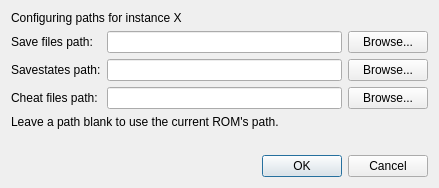
<?xml version="1.0" encoding="UTF-8"?>
<ui version="4.0">
 <class>PathSettingsDialog</class>
 <widget class="QDialog" name="PathSettingsDialog">
  <property name="geometry">
   <rect>
    <x>0</x>
    <y>0</y>
    <width>439</width>
    <height>185</height>
   </rect>
  </property>
  <property name="windowTitle">
   <string>Path settings - melonDS</string>
  </property>
  <layout class="QGridLayout" name="gridLayout">
   <item row="3" column="0">
    <widget class="QLabel" name="label_4">
     <property name="text">
      <string>Cheat files path:</string>
     </property>
    </widget>
   </item>
   <item row="3" column="2">
    <widget class="QPushButton" name="btnCheatFileBrowse">
     <property name="text">
      <string>Browse...</string>
     </property>
    </widget>
   </item>
   <item row="2" column="0">
    <widget class="QLabel" name="label_3">
     <property name="text">
      <string>Savestates path:</string>
     </property>
    </widget>
   </item>
   <item row="5" column="0" colspan="3">
    <widget class="QLabel" name="label_5">
     <property name="text">
      <string/>
     </property>
    </widget>
   </item>
   <item row="2" column="1">
    <widget class="QLineEdit" name="txtSavestatePath">
     <property name="clearButtonEnabled">
      <bool>true</bool>
     </property>
    </widget>
   </item>
   <item row="1" column="2">
    <widget class="QPushButton" name="btnSaveFileBrowse">
     <property name="text">
      <string>Browse...</string>
     </property>
    </widget>
   </item>
   <item row="3" column="1">
    <widget class="QLineEdit" name="txtCheatFilePath">
     <property name="clearButtonEnabled">
      <bool>true</bool>
     </property>
    </widget>
   </item>
   <item row="6" column="0" colspan="3">
    <widget class="QDialogButtonBox" name="buttonBox">
     <property name="orientation">
      <enum>Qt::Horizontal</enum>
     </property>
     <property name="standardButtons">
      <set>QDialogButtonBox::Cancel|QDialogButtonBox::Ok</set>
     </property>
    </widget>
   </item>
   <item row="2" column="2">
    <widget class="QPushButton" name="btnSavestateBrowse">
     <property name="text">
      <string>Browse...</string>
     </property>
    </widget>
   </item>
   <item row="1" column="0">
    <widget class="QLabel" name="label_2">
     <property name="text">
      <string>Save files path:</string>
     </property>
    </widget>
   </item>
   <item row="4" column="0" colspan="3">
    <widget class="QLabel" name="label">
     <property name="text">
      <string>Leave a path blank to use the current ROM's path.</string>
     </property>
    </widget>
   </item>
   <item row="1" column="1">
    <widget class="QLineEdit" name="txtSaveFilePath">
     <property name="clearButtonEnabled">
      <bool>true</bool>
     </property>
    </widget>
   </item>
   <item row="0" column="0" colspan="3">
    <widget class="QLabel" name="lblInstanceNum">
     <property name="text">
      <string>Configuring paths for instance X</string>
     </property>
    </widget>
   </item>
  </layout>
 </widget>
 <tabstops>
  <tabstop>txtSaveFilePath</tabstop>
  <tabstop>btnSaveFileBrowse</tabstop>
  <tabstop>txtSavestatePath</tabstop>
  <tabstop>btnSavestateBrowse</tabstop>
  <tabstop>txtCheatFilePath</tabstop>
  <tabstop>btnCheatFileBrowse</tabstop>
 </tabstops>
 <resources/>
 <connections>
  <connection>
   <sender>buttonBox</sender>
   <signal>accepted()</signal>
   <receiver>PathSettingsDialog</receiver>
   <slot>accept()</slot>
   <hints>
    <hint type="sourcelabel">
     <x>248</x>
     <y>254</y>
    </hint>
    <hint type="destinationlabel">
     <x>157</x>
     <y>274</y>
    </hint>
   </hints>
  </connection>
  <connection>
   <sender>buttonBox</sender>
   <signal>rejected()</signal>
   <receiver>PathSettingsDialog</receiver>
   <slot>reject()</slot>
   <hints>
    <hint type="sourcelabel">
     <x>316</x>
     <y>260</y>
    </hint>
    <hint type="destinationlabel">
     <x>286</x>
     <y>274</y>
    </hint>
   </hints>
  </connection>
 </connections>
</ui>
